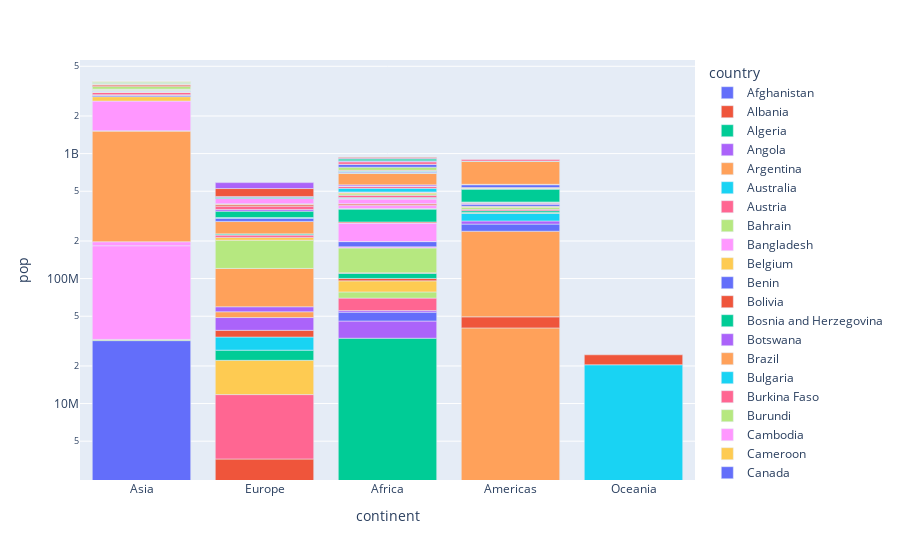

Notebook code cell kept with this figure:
### Markdown cell above
**Stacked bar chart**

A stacked bar chart is a type of visualization that displays multiple bars stacked on top of each other, where each bar represents acategory or subgroup, and the height of the bar represents the value or proportion associated with that category/subgroup.

### Code cell
# stacked bar chart
# pop contribution per country to a continents pop stacked
# for a particular year(2007)
temp_df = gdp[gdp['year'] == 2007]
px.bar(temp_df, x='continent', y='pop', color='country',log_y=True)
